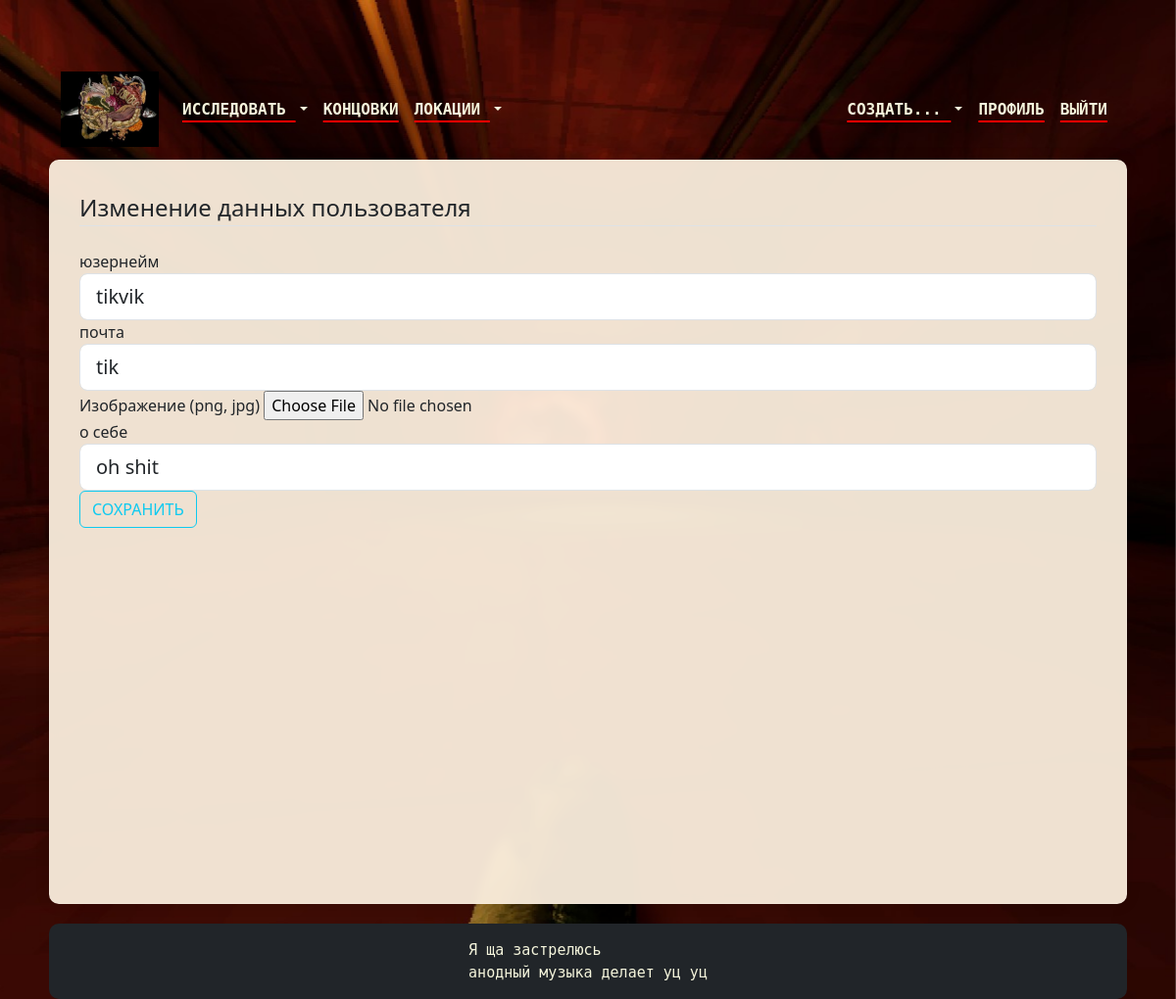
Screenshot of /users/2/edit (signed in) with the database file from the repository.
### data/users.py (models this page shows, shortened)
class User(SqlAlchemyBase, UserMixin, SerializerMixin):
    __tablename__ = "users"
    id = sqlalchemy.Column(sqlalchemy.Integer, primary_key=True, autoincrement=True)
    username = sqlalchemy.Column(sqlalchemy.String(60), unique=True)
    email = sqlalchemy.Column(sqlalchemy.String(120),  unique=True, nullable=True)
    image_file = sqlalchemy.Column(sqlalchemy.String(120))
    about = sqlalchemy.Column(sqlalchemy.String(300), nullable=True)
    hashed_password = sqlalchemy.Column(sqlalchemy.String)
    role = sqlalchemy.Column(sqlalchemy.String, default='user')
    created_date = sqlalchemy.Column(sqlalchemy.DateTime, default=datetime.datetime.now)
    edits = orm.relationship("HistoryPage", back_populates='user')
    files = orm.relationship("Uploads", back_populates='user')
    @property
    def is_admin(self):
        return self.role == 'admin'

### main.py (the view, shortened to what this page needs)
@users.route('/users/<id_slug(attr="username"):id>/edit', methods=['GET', 'POST'])
@login_required
def edit_user(id):
    db_sess = db_session.create_session()
    user = db_sess.query(User).filter(User.id == id).first()
    if not user:
        abort(404)
    if user.id != current_user.id:
        flash('вы не можете изменять информацию о чужом аккаунте', 'danger')
        return redirect(url_for('main.home'))
    form = UserForm()
    if request.method == "GET":
        form.username.data = user.username
        form.email.data = user.email
        form.about.data = user.about
    return render_template('user_edit.html', title='Изменение данных пользователя', form=form)

### data/user_form.py
class UserForm(FlaskForm):
    username = StringField('юзернейм', validators=[DataRequired(), Length(max=60)])
    email = StringField('почта', validators=[DataRequired(),  Length(max=120)])
    image_file = FileField('Изображение (png, jpg)', validators=[FileAllowed(['jpg', 'png']) ])
    about = StringField('о себе', validators=[DataRequired(), Length(max=300)])
    submit = SubmitField('СОХРАНИТЬ')

### data/db_session.py (called while the page is built)
def create_session() -> Session:
    global __factory
    return __factory()

### data/slug_conventer.py (called while the page is built)
    def to_python(self, value):
        id, slug = (value.split('/') + [None])[:2]
        return int(id)

    def to_url(self, value):
        raw = str(value) if self.attr is None else getattr(value, self.attr, '')
        slug = slugify(raw)[:self.length].rstrip('-')
        return '{}/{}'.format(value.id, slug).rstrip('/')

### main.py (called while the page is built)
@login_manager.user_loader
def load_user(user_id):
    db_sess = db_session.create_session()
    try:
        return db_sess.get(User, user_id)
    finally:
        db_sess.close()

### templates/user_edit.html (shortened to what this page needs)
{% extends "base.html" %}
{% block content %}
    <div class="content-section">
        <form method="POST" action="" enctype="multipart/form-data" novalidate>
            <fieldset class="form-group">
                <legend class="border-bottom mb-4">{{ title }}</legend>
                <div class="form-group">
                    {{ form.username.label(class="form-control-label") }}
                    {% if form.username.errors %}
                        {{ form.username(class="form-control form-control-lg is-invalid") }}
                        <div class="invalid-feedback">
                            {% for error in form.username.errors %}
                                <span>{{ error }}</span>
                            {% endfor %}
                        </div>
                    {% else %}
                        {{ form.username(class="form-control form-control-lg") }}
                    {% endif %}
                </div>
                <div class="form-group">
                    {{ form.email.label(class="form-control-label") }}
                    {% if form.email.errors %}
                        {{ form.email(class="form-control form-control-lg is-invalid") }}
                        <div class="invalid-feedback">
                            {% for error in form.email.errors %}
                                <span>{{ error }}</span>
                            {% endfor %}
                        </div>
                    {% else %}
                        {{ form.email(class="form-control form-control-lg") }}
                    {% endif %}
                </div>
                <div class="form-group">
                    {{ form.image_file.label() }}
                    {{ form.image_file(class="form-control-file") }}
                </div>
                <div class="form-group">
                    {{ form.about.label(class="form-control-label") }}
                    {% if form.about.errors %}
                        {{ form.about(class="form-control form-control-lg is-invalid") }}
                        <div class="invalid-feedback">
                            {% for error in form.about.errors %}
                                <span>{{ error }}</span>
                            {% endfor %}
                        </div>
                    {% else %}
                        {{ form.about(class="form-control form-control-lg") }}
                    {% endif %}
                </div>
            </fieldset>
            <div class="form-group">
                {{ form.submit(class="btn btn-outline-info") }}
            </div>
        </form>
    </div>
{% endblock content %}

### static/css/style.css (style rules this page uses)
* { margin: 0; padding: 0; }
html, body { height: 100%; }

### rows the page displays
User: username "tikvik", email "tik", about "oh shit"

### other values shown
{{ title }} "Изменение данных пользователя"
